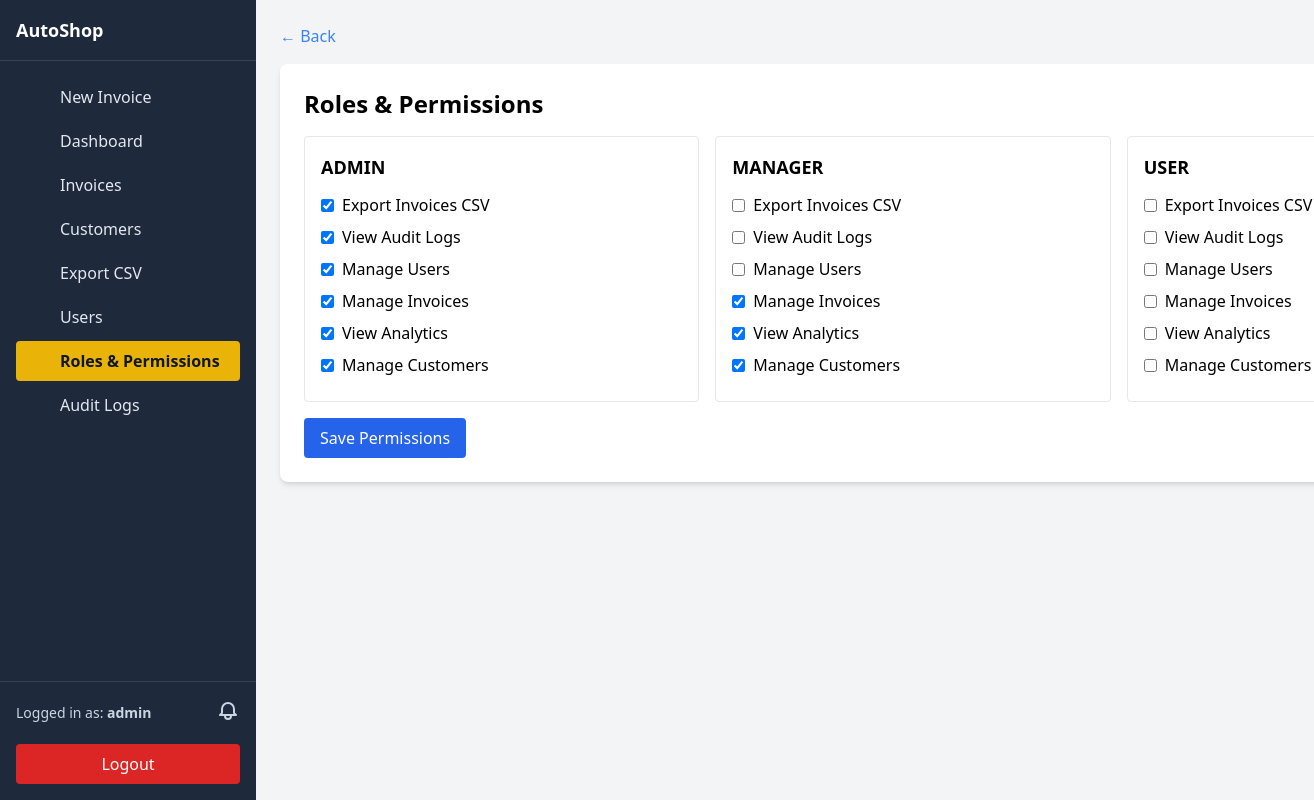
/admin/permissions.php (signed in), run on the app's committed database.
### tables this page shows
CREATE TABLE permissions (
    id INT AUTO_INCREMENT PRIMARY KEY,
    name VARCHAR(100) UNIQUE NOT NULL,
    label VARCHAR(150) NOT NULL,
    description TEXT NULL,
    created_at TIMESTAMP DEFAULT CURRENT_TIMESTAMP
);

### admin/permissions.php (the view, shortened to what this page needs)
<?php
require '../config.php';
$permsStmt = $pdo->query('SELECT * FROM permissions ORDER BY id');
$permissions = $permsStmt->fetchAll();
$roles = ['admin', 'manager', 'user'];
$rolePerms = [];
$stmt = $pdo->prepare('SELECT permission_id FROM role_permissions WHERE role = ?');
foreach ($roles as $r) {
    $stmt->execute([$r]);
    $ids = $stmt->fetchAll(PDO::FETCH_COLUMN);
    $rolePerms[$r] = $ids ?: [];
}
?>
<!DOCTYPE html>
<html lang="en">
<head>
    <script src="https://cdn.tailwindcss.com"></script>
</head>
<body class="bg-gray-100 p-4 md:p-6 min-h-screen overflow-x-hidden font-sans antialiased">
    <?php include __DIR__ . '/../partials/sidebar.php'; ?>
    <div class="container mx-auto ml-0 md:ml-64">
        <a href="index.php" class="text-blue-500 hover:underline mb-4 inline-block">&larr; Back</a>
        <div class="bg-white p-4 md:p-6 rounded-lg shadow-md">
            <h2 class="text-2xl font-bold mb-4">Roles & Permissions</h2>
            <form method="post" action="save_permissions.php">
                <div class="grid grid-cols-1 md:grid-cols-3 gap-4">
                    <?php foreach ($roles as $r): ?>
                    <div class="border rounded p-4">
                        <h3 class="font-semibold mb-3 text-lg"><?php echo strtoupper($r); ?></h3>
                        <?php foreach ($permissions as $p): ?>
                            <label class="flex items-center gap-2 mb-2 block">
                                <input type="checkbox" name="perm_<?php echo $r; ?>[]" value="<?php echo $p['id']; ?>" <?php echo in_array($p['id'], $rolePerms[$r]) ? 'checked' : ''; ?>>
                                <span class="font-medium"><?php echo htmlspecialchars($p['label']); ?></span>
                            </label>
                        <?php endforeach; ?>
                    </div>
                    <?php endforeach; ?>
                </div>
                <button type="submit" class="mt-4 bg-blue-600 text-white px-4 py-2 rounded">Save Permissions</button>
            </form>
        </div>
    </div>
</body>
</html>

### partials/sidebar.php (shortened to what this page needs)
<?php
$scriptDir = rtrim(dirname($_SERVER['SCRIPT_NAME']), '/');
$parts = array_values(array_filter(explode('/', $scriptDir), 'strlen'));
if (end($parts) === 'admin') array_pop($parts);
$appRoot = '/' . implode('/', $parts);
if ($appRoot === '/') $appRoot = '';
$menu = [
    ['label' => 'New Invoice', 'href' => $appRoot.'/index.php', 'icon' => 'plus', 'permission' => null],
    ['label' => 'Dashboard', 'href' => $appRoot.'/admin/index.php', 'icon' => 'home', 'permission' => null],
    ['label' => 'Invoices', 'href' => $appRoot.'/manager.php', 'icon' => 'file-text', 'permission' => null],
    ['label' => 'Customers', 'href' => $appRoot.'/admin/customers.php', 'icon' => 'users', 'permission' => 'manage_customers'],
    ['label' => 'Export CSV', 'href' => $appRoot.'/admin/export_invoices.php', 'icon' => 'download', 'permission' => 'export_csv'],
    ['label' => 'Users', 'href' => $appRoot.'/admin/index.php', 'icon' => 'user', 'permission' => 'manage_users'],
    ['label' => 'Roles & Permissions', 'href' => $appRoot.'/admin/permissions.php', 'icon' => 'shield', 'permission' => null],
    ['label' => 'Audit Logs', 'href' => $appRoot.'/admin/logs.php', 'icon' => 'clock', 'permission' => 'view_logs']
];
$logoutHref = $appRoot.'/logout.php';
function svgIcon($name){
    $icons = [
        'home' => '<svg xmlns="http://www.w3.org/2000/svg" class="h-5 w-5" viewBox="0 0 20 20" fill="currentColor"><path d="M10 2L2 8v8a2 2 0 002 2h3v-6h6v6h3a2 2 0 002-2V8L10 2z"/></svg>',
        'file-text' => '<svg xmlns="http://www.w3.org/2000/svg" class="h-5 w-5" fill="none" viewBox="0 0 24 24" stroke="currentColor"><path stroke-linecap="round" stroke-linejoin="round" stroke-width="2" d="M9 12h6m-6 4h6m2 4H7a2 2 0 01-2-2V5a2 2 0 012-2h5l5 5v12a2 2 0 01-2 2z"/></svg>',
        'users' => '<svg xmlns="http://www.w3.org/2000/svg" class="h-5 w-5" fill="none" viewBox="0 0 24 24" stroke="currentColor"><path stroke-linecap="round" stroke-linejoin="round" stroke-width="2" d="M17 20h5v-2a4 4 0 00-3-3.87M9 20H4v-2a4 4 0 013-3.87M16 7a4 4 0 11-8 0 4 4 0 018 0z"/></svg>',
        'download' => '<svg xmlns="http://www.w3.org/2000/svg" class="h-5 w-5" fill="none" viewBox="0 0 24 24" stroke="currentColor"><path stroke-linecap="round" stroke-linejoin="round" stroke-width="2" d="M4 16v2a2 2 0 002 2h12a2 2 0 002-2v-2M7 10l5 5 5-5M12 15V3"/></svg>',
        'user' => '<svg xmlns="http://www.w3.org/2000/svg" class="h-5 w-5" fill="none" viewBox="0 0 24 24" stroke="currentColor"><path stroke-linecap="round" stroke-linejoin="round" stroke-width="2" d="M5.121 17.804A9 9 0 0112 15a9 9 0 016.879 2.804M15 11a3 3 0 11-6 0 3 3 0 016 0z"/></svg>',
        'shield' => '<svg xmlns="http://www.w3.org/2000/svg" class="h-5 w-5" fill="none" viewBox="0 0 24 24" stroke="currentColor"><path stroke-width="2" stroke-linecap="round" stroke-linejoin="round" d="M12 2l8 4v6c0 5-3.58 9.74-8 10-4.42-.26-8-5-8-10V6l8-4z"/></svg>',
        'clock' => '<svg xmlns="http://www.w3.org/2000/svg" class="h-5 w-5" fill="none" viewBox="0 0 24 24" stroke="currentColor"><path stroke-linecap="round" stroke-linejoin="round" stroke-width="2" d="M12 8v4l3 3M12 22a10 10 0 110-20 10 10 0 010 20z"/></svg>',
        'plus' => '<svg xmlns="http://www.w3.org/2000/svg" class="h-5 w-5" fill="none" viewBox="0 0 24 24" stroke="currentColor"><path stroke-linecap="round" stroke-linejoin="round" stroke-width="2" d="M12 4v16m8-8H4"/></svg>'
    ];
    return $icons[$name] ?? '';
}
?>
<div class="fixed inset-y-0 left-0 z-40 w-64 bg-slate-800 text-white transform -translate-x-full md:translate-x-0 transition-transform duration-200" id="site-sidebar">
    <div class="h-full flex flex-col">
        <div class="p-4 border-b border-slate-700 flex items-center justify-between">
            <div class="font-bold text-lg">AutoShop</div>
        </div>
        <nav class="flex-1 overflow-y-auto p-4 space-y-1">
            <?php foreach ($menu as $item):
                $raw = $item['href'];
                if (preg_match('#^https?://#i', $raw)) {
                    $href = $raw;
                } else {
                    $parts = array_values(array_filter(explode('/', $raw), 'strlen'));
                    $clean = [];
                    foreach ($parts as $p) {
                        if (count($clean) === 0 || end($clean) !== $p) $clean[] = $p;
                    }
                    $href = '/' . implode('/', $clean);
                }
                $isActive = strpos($_SERVER['SCRIPT_NAME'], $href) !== false || basename($_SERVER['SCRIPT_NAME']) === basename($href);
            ?>
            <a href="<?php echo htmlspecialchars($href); ?>" class="flex items-center gap-3 px-3 py-2 rounded hover:bg-slate-700 <?php echo $isActive ? 'bg-yellow-500 text-slate-900 font-semibold' : 'text-slate-200'; ?>">
                <span class="w-5 h-5"><?php echo svgIcon($item['icon']); ?></span>
                <span><?php echo htmlspecialchars($item['label']); ?></span>
            </a>
            <?php endforeach; ?>
        </nav>
        <div class="p-4 border-t border-slate-700">
            <?php if (isset($_SESSION['username'])): ?>
            <div class="flex items-center justify-between mb-4">
                <div class="text-sm text-slate-300">
                    Logged in as: <strong><?php echo htmlspecialchars($_SESSION['username']); ?></strong>
                </div>
                <div class="relative" id="notification-bell">
                    <button onclick="toggleNotifications()" class="text-slate-300 hover:text-white">
                        <svg class="w-6 h-6" fill="none" stroke="currentColor" viewBox="0 0 24 24"><path stroke-linecap="round" stroke-linejoin="round" stroke-width="2" d="M15 17h5l-1.405-1.405A2.032 2.032 0 0118 14.158V11a6 6 0 10-12 0v3.159c0 .538-.214 1.055-.595 1.436L4 17h5m6 0v1a3 3 0 11-6 0v-1m6 0H9"></path></svg>
                    </button>
                </div>
            </div>
            <?php endif; ?>
            <a href="<?php echo htmlspecialchars($logoutHref); ?>" class="block px-3 py-2 rounded bg-red-600 hover:bg-red-500 text-white text-center">Logout</a>
        </div>
    </div>
</div>

### partials/sidebar.php (style rules this page uses)
@media (min-width: 768px) { main, .container, .max-w-7xl { margin-left: 16rem; } }

### data on the page
permissions: id "☑", label "Export Invoices CSV"
permissions: id "☑", label "View Audit Logs"
permissions: id "☑", label "Manage Users"
permissions: id "☑", label "Manage Invoices"
permissions: id "☑", label "View Analytics"
permissions: id "☑", label "Manage Customers"

### other printed values
$item['label'] "New Invoice"
$item['label'] "Dashboard"
$item['label'] "Invoices"
$item['label'] "Customers"
$item['label'] "Export CSV"
$item['label'] "Users"
$item['label'] "Roles & Permissions"
$item['label'] "Audit Logs"
$_SESSION['username'] "admin"
$r "ADMIN"
$r "MANAGER"
$r "USER"
